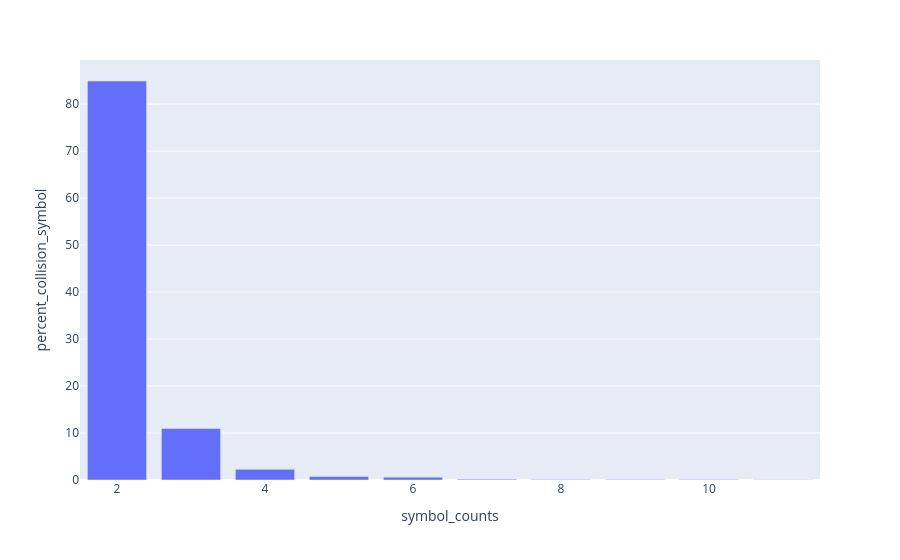

Source (notebook cell):
### Code cell
create_ambiguous_symbol_histogram(ensg_ambiguous_symbol_counts, "ENSG", ensg_ambiguous_symbol_set_count)

### Figure 1 — Plotly figure (JSON) as saved in the notebook; plotly's stock layout.template omitted (floating-point values rounded to 4 significant figures)
{"data": [{"alignmentgroup": "True", "hovertemplate": "symbol_counts=%{x}<br>percent_collision_symbol=%{y}<extra></extra>", "legendgroup": "", "marker": {"color": "#636efa", "pattern": {"shape": ""}}, "name": "", "offsetgroup": "", "orientation": "v", "showlegend": false, "textposition": "auto", "type": "bar", "x": [2, 3, 4, 5, 6, 7, 8, 9, 10, 11], "xaxis": "x", "y": [84.93, 10.96, 2.265, 0.7397, 0.601, 0.1849, 0.09246, 0.09246, 0.09246, 0.04623], "yaxis": "y"}], "layout": {"barmode": "relative", "legend": {"tracegroupgap": 0}, "margin": {"t": 60}, "xaxis": {"anchor": "y", "domain": [0, 1], "title": {"text": "symbol_counts"}}, "yaxis": {"anchor": "x", "domain": [0, 1], "title": {"text": "percent_collision_symbol"}}}}
